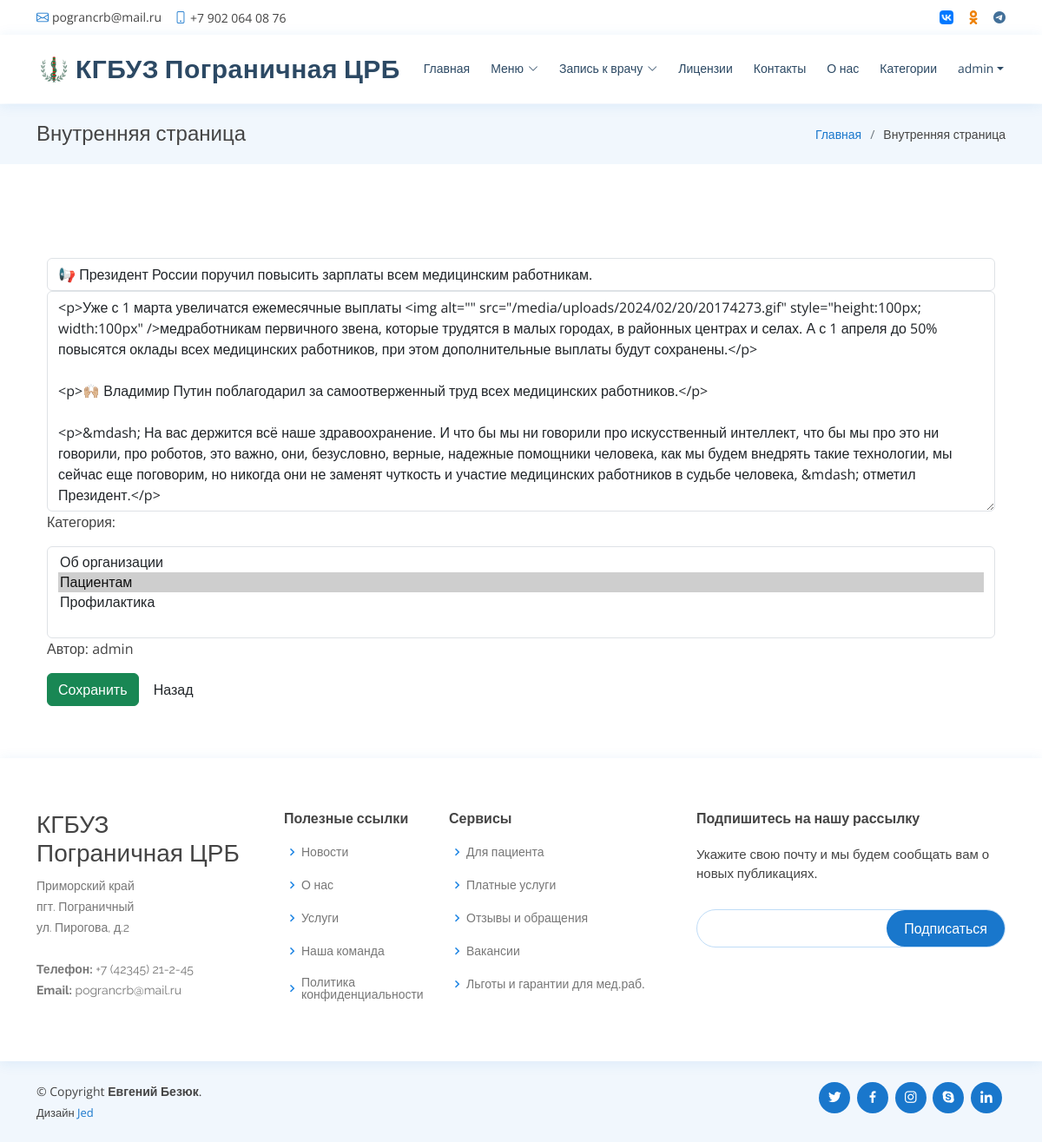
Page /news/2/edit/ (signed in) on the committed database.
### news/models.py (models this page shows, shortened)
class Post(models.Model):
    title = models.CharField(max_length=100, verbose_name='Заголовок')
    slug = models.SlugField(max_length=150)
    author = models.ForeignKey(User, on_delete=models.CASCADE, verbose_name='Автор')
    content = models.TextField(verbose_name='Содержание')
    categories = TreeManyToManyField('Category', verbose_name='Категории', through='PostCategory', related_name='posts')
    date_time = models.DateField(verbose_name='Создан', auto_now_add=True)
    likes = models.IntegerField(default=0, verbose_name='+')
    dislikes = models.IntegerField(default=0, verbose_name='-')
    rating = models.FloatField(default=0, verbose_name='рейтинг')
    image = models.ImageField(upload_to='posts/%Y-%m-%d/', verbose_name='Изображение', blank=True, null=True)
    class Meta:
        ordering = ('-date_time',)
        verbose_name = 'Публикация'
        verbose_name_plural = 'Публикации'

### news/views.py (the view)
# urls.py: path('news/<int:pk>/edit/', PostUpdate.as_view(), name='post_edit'),
class PostUpdate(PermissionRequiredMixin, UpdateView):
    permission_required = ('news.change_post',)
    form_class = PostForm
    model = Post
    template_name = 'news/post_edit.html'

### news/forms.py
class PostForm(forms.ModelForm):
    class Meta:
        model = Post
        fields = [
            'title',
            'content',
            'author',
            'categories',
        ]

### news/models.py (called while the page is built)
    def __str__(self):
        return self.title

### templates/news/post_edit.html (shortened to what this page needs)
{% extends 'news/default.html' %}
{% load widget_tweaks %}
{% block content %}
    <div class="container">
        <div class="text-start mt-5">
            <form action="" method="post">
                <div class="form-group">
                    {% render_field form.title class="form-control" placeholder="Заголовок" type="text" %}
                </div>
                <div class="form-group">
                    {% render_field form.content class="form-control" placeholder="Пост" type="text" %}
                </div>
                <div class="form-group">
                    <p>Категория:</p>
                    {% render_field form.categories class="form-control" placeholder="Категории" type="text" %}
                    <p>Автор: {{ user }} </p>
                </div>
                <button type="submit" class="btn btn-success">
                     Сохранить
                </button>
                <a class="btn light" href="{{ request.META.HTTP_REFERER }}">Назад</a>
            </form>
        </div>
    </div>
{% endblock content %}

### templates/news/default.html (shortened to what this page needs)
<!DOCTYPE html>
<html lang="ru">
<head>
    {% load static %}
    <link href="{% static 'vendor/fontawesome-free/css/all.min.css' %}" rel="stylesheet">
    <link href="{% static 'vendor/animate.css/animate.min.css' %}" rel="stylesheet">
    <link href="{% static 'vendor/bootstrap/css/bootstrap.min.css' %}" rel="stylesheet">
    <link href="{% static 'vendor/bootstrap-icons/bootstrap-icons.css' %}" rel="stylesheet">
    <link href="{% static 'vendor/boxicons/css/boxicons.min.css' %}" rel="stylesheet">
    <link href="{% static 'vendor/glightbox/css/glightbox.min.css' %}" rel="stylesheet">
    <link href="{% static 'vendor/remixicon/remixicon.css' %}" rel="stylesheet">
    <link href="{% static 'vendor/swiper/swiper-bundle.min.css' %}" rel="stylesheet">
    <link href="{% static 'css/style.css' %}" rel="stylesheet">
</head>
<body>
<div id="topbar" class="d-flex align-items-center fixed-top">
    <div class="container d-flex justify-content-between">
        <div class="contact-info d-flex align-items-center">
            <i class="bi bi-envelope"></i> <a href="mailto:contact@example.com">pograncrb@mail.ru</a>
            <i class="bi bi-phone"></i> +7 902 064 08 76
        </div>
        <div class="d-none d-lg-flex social-links align-items-center">
            <a href="https://vk.com/public217482277"><img src="{% static 'img/vk.png' %}" alt="" width="16" height="16"></a>
            <a href="https://ok.ru/group/70000001391344"><img src="{% static 'img/ok_sm.svg' %}" alt="" width="16"
                                                              height="16"></a>
            <a href="https://t.me/pograncrb" class="telegram"><i class="bi bi-telegram"></i></a>
        </div>
    </div>
</div>
<header id="header" class="fixed-top">
    <div class="container d-flex align-items-center">
        <a href="#" class="logo me-auto"><img src="{% static 'img/logo.png' %}" alt="" class="img-fluid"></a>
        <h1 class="logo me-auto"><a href="https://pograncrb.ru">КГБУЗ Пограничная ЦРБ</a></h1>
        <nav id="navbar" class="navbar order-last order-lg-0">
            <ul>
                <li><a class="nav-link scrollto " href="/">Главная</a></li>
                <li class="dropdown"><a href="#"><span>Меню</span> <i class="bi bi-chevron-down"></i></a>
                </li>
                <li class="dropdown"><a href="#"><span>Запись к врачу</span> <i class="bi bi-chevron-down"></i></a>
                </li>
                <li><a class="nav-link scrollto" href="#lic">Лицензии</a></li>
                <li><a class="nav-link scrollto" href="#contact">Контакты</a></li>
                <li class="nav-item"><a class="nav-link" href="/about/">О нас</a></li>
                {% if user.is_authenticated %}
                    <li class="nav-item"><a class="nav-link" href="/category/">Категории</a></li>
                    <li class="nav-item dropdown">
                        <a class="nav-link dropdown-toggle" id="navbarDropdown" href="#" role="button"
                           data-bs-toggle="dropdown" aria-expanded="false"><span> {{ user.username }} </span></a>
                    </li>
                {% else %}
                    <li class="nav-item"><a class="nav-link" href="/accounts/login/">Войти</a></li>
                {% endif %}
            </ul>
        </nav>
    </div>
</header>
<main id="main">
    <section class="breadcrumbs">
        <div class="container">
            <div class="d-flex justify-content-between align-items-center">
                <h2>Внутренняя страница</h2>
                <ol>
                    <li><a href="/">Главная</a></li>
                    <li>Внутренняя страница</li>
                </ol>
            </div>
        </div>
    </section>
    <section class="inner-page">
        <div class="container">
            {% block content %}{% endblock content %}
        </div>
    </section>
</main>
<footer id="footer">
    <div class="footer-top">
        <div class="container">
            <div class="row">
                <div class="col-lg-3 col-md-6 footer-contact">
                    <h3>КГБУЗ <br> Пограничная ЦРБ</h3>
                    <p>
                        Приморский край<br>
                        пгт. Пограничный<br>
                        ул. Пирогова, д.2<br><br>
                        <strong>Телефон:</strong> +7 (42345) 21-2-45<br>
                        <strong>Email:</strong> pograncrb@mail.ru<br>
                    </p>
                </div>
                <div class="col-lg-2 col-md-6 footer-links">
                    <h4>Полезные ссылки</h4>
                    <ul>
                        <li><i class="bx bx-chevron-right"></i> <a href="#">Новости</a></li>
                        <li><i class="bx bx-chevron-right"></i> <a href="#">О нас</a></li>
                        <li><i class="bx bx-chevron-right"></i> <a href="#">Услуги</a></li>
                        <li><i class="bx bx-chevron-right"></i> <a href="#">Наша команда</a></li>
                        <li><i class="bx bx-chevron-right"></i> <a href="#">Политика конфиденциальности</a></li>
                    </ul>
                </div>
                <div class="col-lg-3 col-md-6 footer-links">
                    <h4>Сервисы</h4>
                    <ul>
                        <li><i class="bx bx-chevron-right"></i> <a href="#">Для пациента</a></li>
                        <li><i class="bx bx-chevron-right"></i> <a href="#">Платные услуги</a></li>
                        <li><i class="bx bx-chevron-right"></i> <a href="#">Отзывы и обращения</a></li>
                        <li><i class="bx bx-chevron-right"></i> <a href="#">Вакансии</a></li>
                        <li><i class="bx bx-chevron-right"></i> <a href="#">Льготы и гарантии для мед.раб.</a></li>
                    </ul>
                </div>
                <div class="col-lg-4 col-md-6 footer-newsletter">
                    <h4>Подпишитесь на нашу рассылку</h4>
                    <p>Укажите свою почту и мы будем сообщать вам о новых публикациях.</p>
                    <form action="" method="post">
                        <input type="email" name="email"><input type="submit" value="Подписаться">
                    </form>
                </div>
            </div>
        </div>
    </div>
    <div class="container d-md-flex py-4">
        <div class="me-md-auto text-center text-md-start">
            <div class="copyright">
                &copy; Copyright <strong><span>Евгений Безюк</span></strong>.
            </div>
            <div class="credits">
                Дизайн <a href="https://bootstrapmade.com/">Jed</a>
            </div>
        </div>
        <div class="social-links text-center text-md-right pt-3 pt-md-0">
            <a href="#" class="twitter"><i class="bx bxl-twitter"></i></a>
            <a href="#" class="facebook"><i class="bx bxl-facebook"></i></a>
            <a href="#" class="instagram"><i class="bx bxl-instagram"></i></a>
            <a href="#" class="google-plus"><i class="bx bxl-skype"></i></a>
            <a href="#" class="linkedin"><i class="bx bxl-linkedin"></i></a>
        </div>
    </div>
</footer>
</body>
</html>

### static/css/style.css (style rules this page uses)
body { font-family: "Open Sans", sans-serif; color: #444444; }
a { color: #1977cc; text-decoration: none; }
h1, h2, h3, h4, h5, h6 { font-family: "Raleway", sans-serif; }
#topbar { background: #fff; height: 40px; font-size: 14px; transition: all 0.5s; z-index: 996; }
#topbar .contact-info a { line-height: 1; color: #444444; transition: 0.3s; }
#topbar .contact-info i { color: #1977cc; padding-right: 4px; margin-left: 15px; line-height: 0; }
#topbar .contact-info i:first-child { margin-left: 0; }
#topbar .social-links a { color: #437099; padding-left: 15px; display: inline-block; line-height: 1px; transition: 0.3s; }
#topbar .social-links a:first-child { border-left: 0; }
#header { background: #fff; transition: all 0.5s; z-index: 997; padding: 15px 0; top: 40px; box-shadow: 0px 2px 15px rgba(25, 119, 204, 0.1); }
#header .logo { font-size: 30px; margin: 0; padding: 0; line-height: 1; font-weight: 700; letter-spacing: 0.5px; font-family: "Poppins", sans-serif; }
#header .logo a { color: #2c4964; }
#header .logo img { max-height: 40px; }
.navbar { padding: 0; }
.navbar ul { margin: 0; padding: 0; display: flex; list-style: none; align-items: center; }
.navbar li { position: relative; }
.navbar>ul>li { position: relative; white-space: nowrap; padding: 8px 0 8px 20px; }
.navbar a, .navbar a:focus { display: flex; align-items: center; justify-content: space-between; font-size: 14px; color: #2c4964; white-space: nowrap; transition: 0.3s; border-bottom: 2px solid #fff; padding: 5px 2px; }
.navbar a i, .navbar a:focus i { font-size: 12px; line-height: 0; margin-left: 5px; }
section { padding: 60px 0; overflow: hidden; }
.breadcrumbs { padding: 20px 0; background-color: #f1f7fd; min-height: 40px; margin-top: 120px; }
.breadcrumbs h2 { font-size: 24px; font-weight: 300; margin: 0; }
.breadcrumbs ol { display: flex; flex-wrap: wrap; list-style: none; padding: 0; margin: 0; font-size: 14px; }
.breadcrumbs ol li+li { padding-left: 10px; }
.breadcrumbs ol li+li::before { display: inline-block; padding-right: 10px; color: #6c757d; content: "/"; }
#footer { color: #444444; font-size: 14px; background: #f1f7fd; }
#footer .footer-top { padding: 60px 0 30px 0; background: #fff; box-shadow: 0px 2px 15px rgba(25, 119, 204, 0.1); }
#footer .footer-top .footer-contact { margin-bottom: 30px; }
#footer .footer-top .footer-contact p { font-size: 14px; line-height: 24px; margin-bottom: 0; font-family: "Raleway", sans-serif; color: #777777; }
#footer .footer-top h4 { font-size: 16px; font-weight: bold; color: #444444; position: relative; padding-bottom: 12px; }
#footer .footer-top .footer-links { margin-bottom: 30px; }
#footer .footer-top .footer-links ul { list-style: none; padding: 0; margin: 0; }
#footer .footer-top .footer-links ul i { padding-right: 2px; color: #1c84e3; font-size: 18px; line-height: 1; }
#footer .footer-top .footer-links ul li { padding: 10px 0; display: flex; align-items: center; }
#footer .footer-top .footer-links ul li:first-child { padding-top: 0; }
#footer .footer-top .footer-links ul a { color: #777777; transition: 0.3s; display: inline-block; line-height: 1; }
#footer .footer-newsletter { font-size: 15px; }
#footer .footer-newsletter h4 { font-size: 16px; font-weight: bold; color: #444444; position: relative; padding-bottom: 12px; }
#footer .footer-newsletter form { margin-top: 30px; background: #fff; padding: 6px 10px; position: relative; border-radius: 50px; text-align: left; border: 1px solid #bfdcf7; }
#footer .footer-newsletter form input[type=email] { border: 0; padding: 4px 8px; width: calc(100% - 100px); }
#footer .footer-newsletter form input[type=submit] { position: absolute; top: 0; right: 0; bottom: 0; border: 0; background: none; font-size: 16px; padding: 0 20px; background: #1977cc; color: #fff; transition: 0.3s; border-radius: 50px; }
#footer .credits { padding-top: 5px; font-size: 13px; color: #444444; }
#footer .social-links a { font-size: 18px; display: inline-block; background: #1977cc; color: #fff; line-height: 1; padding: 8px 0; margin-right: 4px; border-radius: 50%; text-align: center; width: 36px; height: 36px; transition: 0.3s; }

### rows in the picture
Post: title "📢 Президент России поручил повысить зарплаты всем медицинским работникам.", content "<p>Уже с 1 марта увеличатся ежемесячные выплаты <img alt=\"\" src=\"/media/uploads/2024/02/20/20174273.gif\" style=\"height:100px; width:100px\" />медработникам первичного звена, которые трудятся в малых городах, в районных центрах и селах. А с 1 апреля до 50% повысятся оклады всех медицинских работников, при этом дополнительные выплаты будут сохранены.</p> <p>🙌🏼 Владимир Путин поблагодарил за самоотверженный труд всех медицинских работников.</p> <p>&mdash; На вас держится всё наше здравоохранение. И что бы мы ни говорили про искусственный интеллект, что бы мы про это ни говорили, про роботов, это важно, они, безусловно, верные, надежные помощники человека, как мы будем внедрять такие технологии,…"

### other values in the picture
{{ user.username }} "admin"
{{ user }} "admin"
